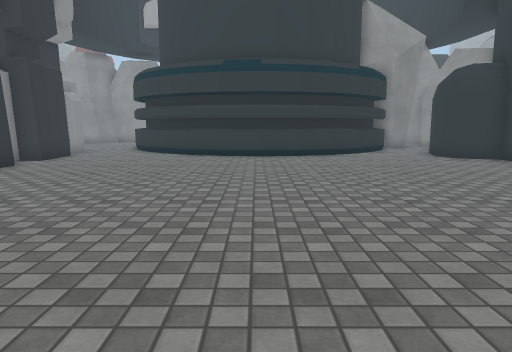
[1] (above)

20 first-person views from a walk through a 3-D level made in the Unity game engine. The camera is 1.2 m above the floor, tilts 8° down and sees 70° across. The floor is counted in squares, 1 m on a side. Each view is taken from the middle of a square. On the plan, view 1 faces up. The plan holds only what a view shows up to about 15 squares ahead; the rest is blank. The place goes on beyond the plan. The player is left out. Some surface patterns are stand-ins.

[2]
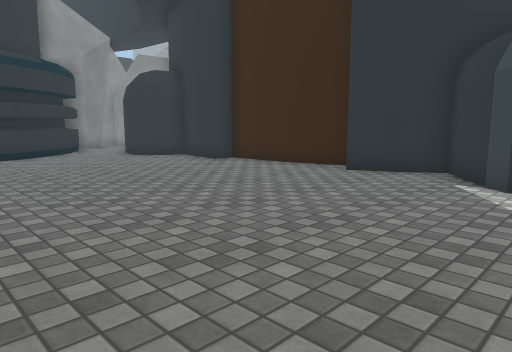

[3]
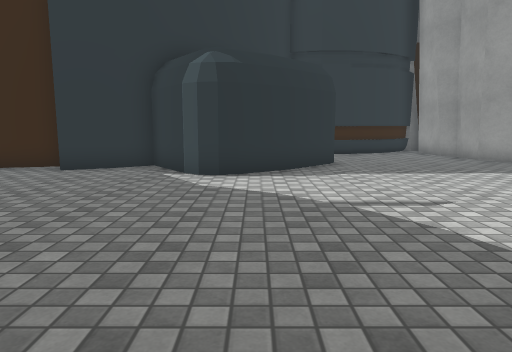

[4]
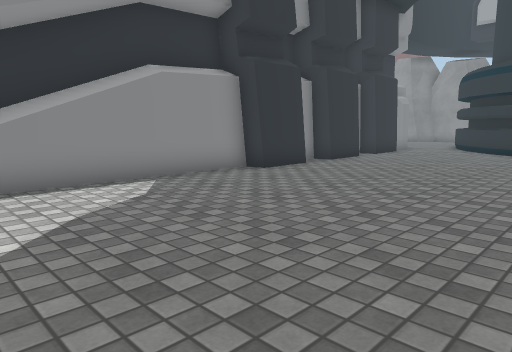

[5]
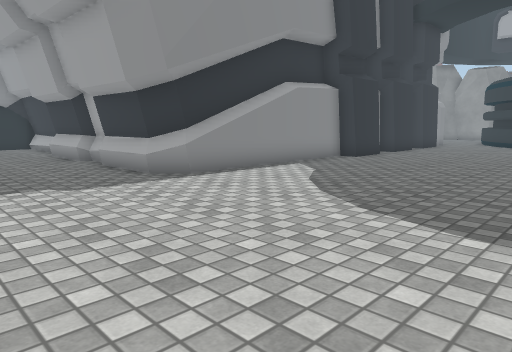

[6]
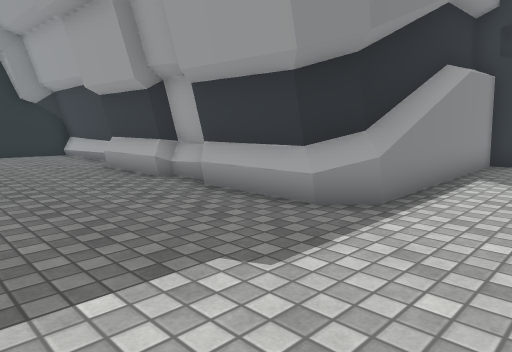

[7]
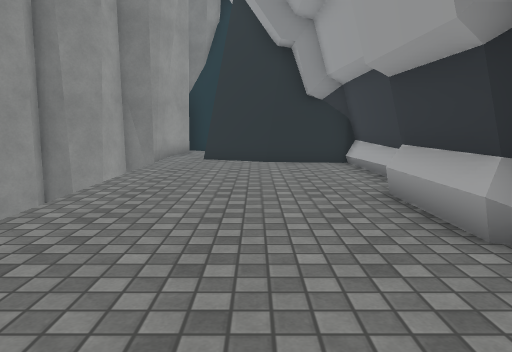

[8]
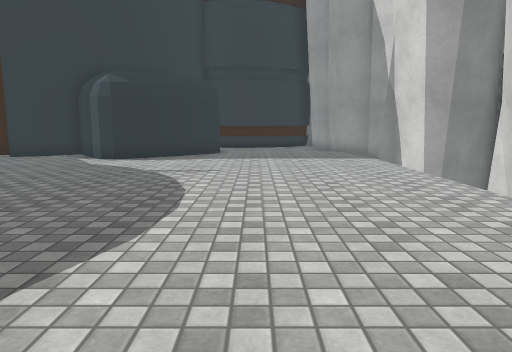

[9]
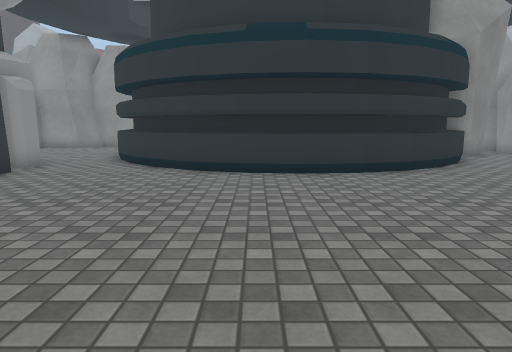

[10]
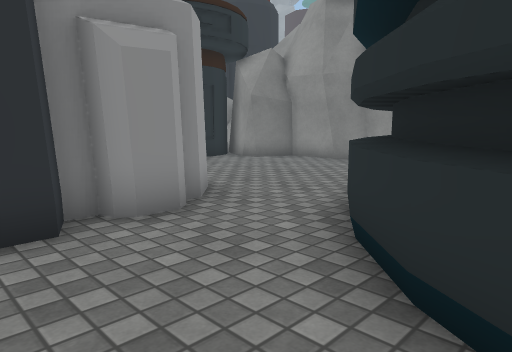

[11]
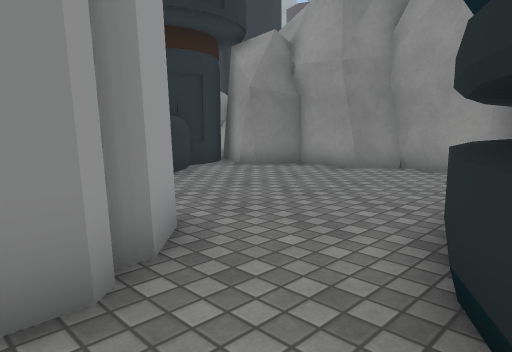

[12]
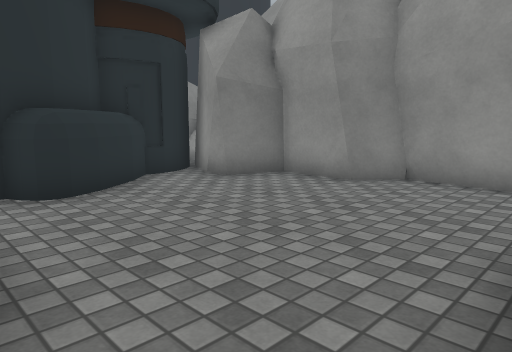

[13]
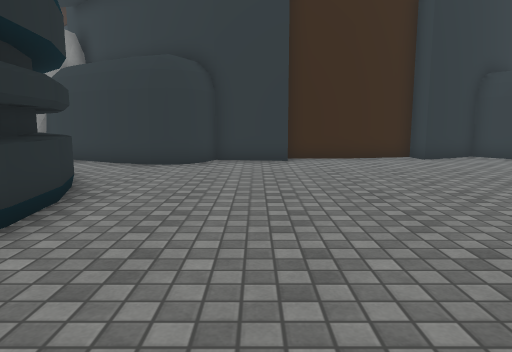

[14]
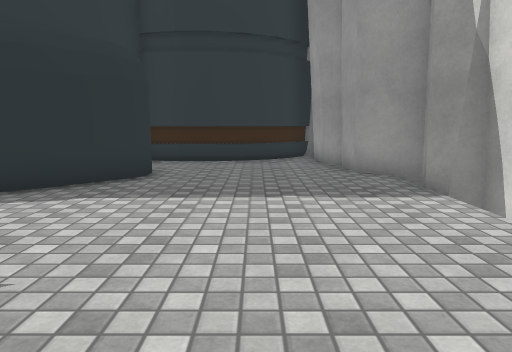

[15]
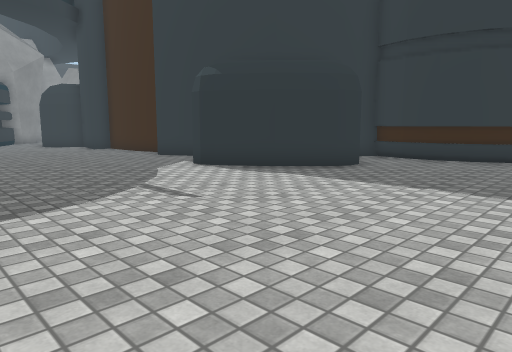

[16]
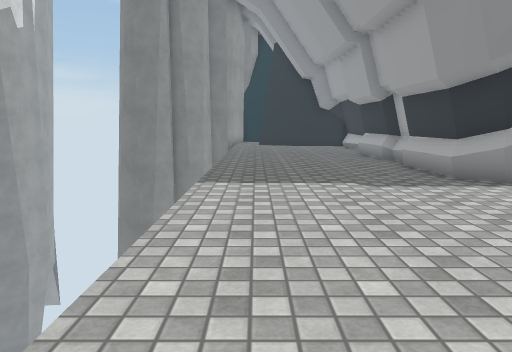

[17]
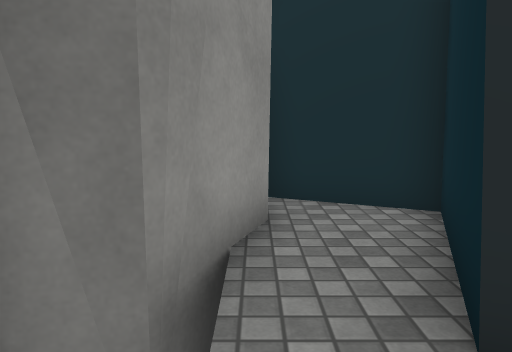

[18]
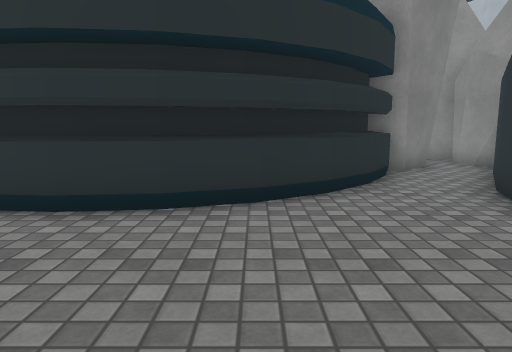

[19]
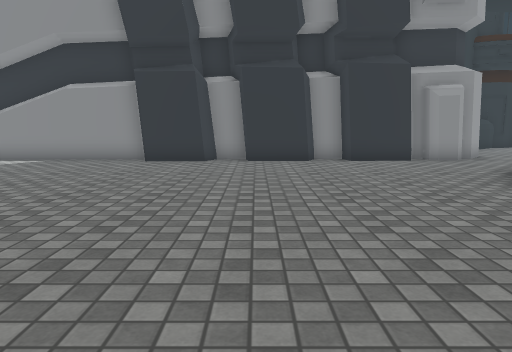

[20]
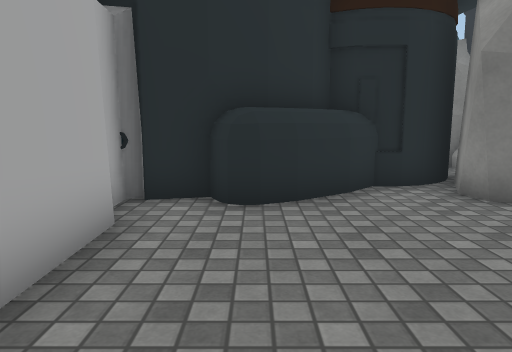

### Floor plan
Key: @ floor where view 1 was taken; # wall or solid block; . floor; O other object.
Columns run from 26 left of view 1 to 15 right of it. Each row starts with its distance up from view 1.
 25         ##      ####
 24            # ####...
 23            ###......
 22             O.......
 21             O.......O
 20             OO......O            ####
 19             #O......O          ###..#
 18             ##......O##        #O..##
 17              ######..O##      ##O.##
 16                   #...O##     #O..#
 15                   #....O#####OO..##
 14                   ##.....OOOO....#
 13                   ##.............###
 12                   ##...............#
 11                   #...............##
 10                   ##..............##
  9                   ##...............#
  8                   #................#
  7                   ##...............#
  6                   ##...............#
  5                   ##...............#
  4                   #................##
  3                   #.................#
  2                   #...............###
  1                   #...............##
  0                   #.......@.......##
 -1                   #................##   #
 -2      ##############.................##..#
 -3      #..................................#
 -4     ##..................................#
 -5 ### ##..................................##
 -6 #.###....................................#
 -7 #......................................###
 -8 ###...................... ...........###
 -9   ###                            #####
-10     ##

Where each view was taken, in squares from view 1:
view 1: 0 up, 0 right, facing up
view 2: 0 up, 0 right, facing up-right
view 3: 0 up, 1 left, facing right
view 4: 2 down, 0 right, facing up-left
view 5: 7 down, 0 right, facing up-left
view 6: 7 down, 5 left, facing up-left
view 7: 5 down, 9 left, facing left
view 8: 4 down, 5 left, facing right
view 9: 5 up, 1 left, facing up
view 10: 13 up, 3 left, facing up-left
view 11: 15 up, 5 left, facing up-left
view 12: 17 up, 6 left, facing up-left
view 13: 11 up, 4 left, facing right
view 14: 5 down, 2 right, facing right
view 15: 8 down, 1 right, facing up-right
view 16: 7 down, 0 right, facing left
view 17: 8 down, 20 left, facing left
view 18: 9 up, 3 right, facing up
view 19: 9 up, 5 right, facing left
view 20: 19 up, 7 left, facing left
